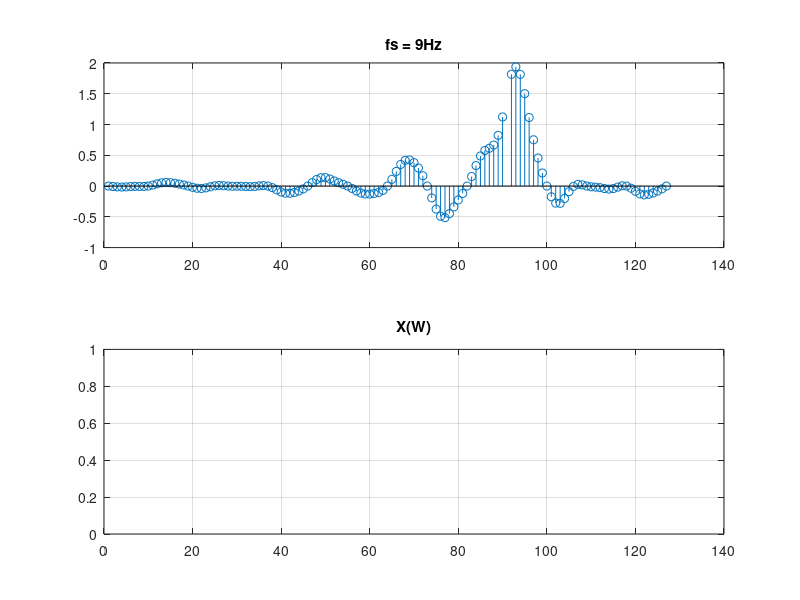

MATLAB code to generate this figure:
clc
clear
fs = 9;
Ts = 1/fs;
t = -10:Ts:4;
w = linspace(-pi,pi,1025);
x = (1.5 + 0.3*sin(2*pi*t) + sin(2*pi*t/3) - sin(0.2*pi*t)).*(sin(pi*t))./(pi*t); 
% الف
subplot(2,1,1);
stem(x);
title('fs = 9Hz');
grid on
fft(x)
X = fft(x);
subplot(2,1,2);
plot(X);
title('X(W)');
grid on
